Frame 1 (no input): blank canvas, image omitted
Frame 60 (the mouse pressed at the canvas centre just before this capture): blank canvas, image omitted
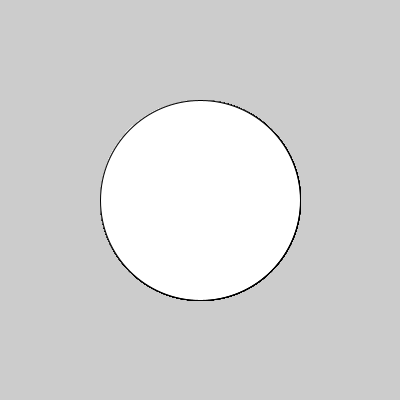
Frame 120 (the mouse held since frame 60 and released just before this capture)

The Processing sketch whose frames 1 and 60 were blank and that drew this single picture after the mouse press (run headless with seeded random() and noise(); from frame 60 on, the mouse is pressed at the canvas centre):

// Processing sketch: processing_91953
// ── processing_91953.pde

// Set 10
// drawing  2 while loop

int y, deltaY, deltaX, dia;
void setup ( )
{
  size( 400, 400 );
  dia = 15;
  y = 15;
  deltaY = 90;
  deltaX = 10;
}

void draw( )
{
  if (keyPressed == true)
    {drawOne( );} 
   else
   {drawTwo();}
}

void drawOne( )
{
   y  = (y + deltaY ) % height;
   
   int x =10;
  
   while (x < width )
  {
    rect( x, y , dia, dia );
    x = x + deltaX;
  }
}

void drawTwo()
{
   ellipse(mouseX,mouseY, mouseX, mouseY);
    
  
}

void keyPressed( )
{
   fill( random( 255), random( 255 ), random( 255 ) );
}
